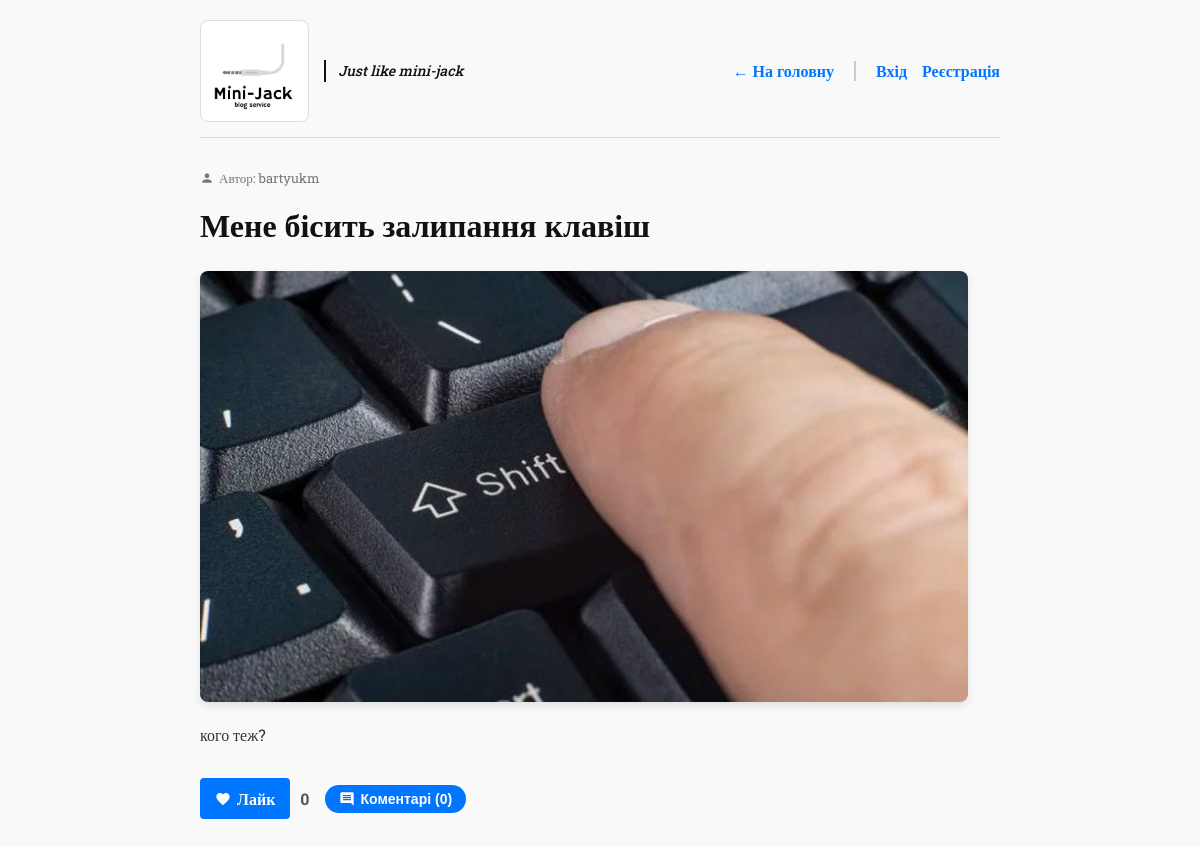
/post/6, run on the app's committed database.
### tables this page shows
CREATE TABLE users (
            id INTEGER PRIMARY KEY AUTOINCREMENT,
            username TEXT UNIQUE NOT NULL,
            password TEXT NOT NULL
        );

CREATE TABLE posts (
            id INTEGER PRIMARY KEY AUTOINCREMENT,
            user_id INTEGER,
            title TEXT NOT NULL,
            content TEXT NOT NULL,
            image_filename TEXT,
            likes INTEGER DEFAULT 0,
            is_deleted INTEGER DEFAULT 0,
            deleted_at TEXT,
            FOREIGN KEY (user_id) REFERENCES users (id) ON DELETE SET NULL
        );

### app.py (the view)
@app.route('/post/<int:post_id>')
def post(post_id):
    conn = get_db_connection()
    post_row = conn.execute('''
        SELECT p.*, u.username
        FROM posts p
        LEFT JOIN users u ON p.user_id = u.id
        WHERE p.id = ?
    ''', (post_id,)).fetchone()
    if post_row is None or post_row['is_deleted'] == 1:
        conn.close()
        return "Пост не знайдено або він у кошику!", 404
    post_data = dict(post_row)
    comments_rows = conn.execute('''
        SELECT c.*, u.username
        FROM comments c
        LEFT JOIN users u ON c.user_id = u.id
        WHERE c.post_id = ?
        ORDER BY c.id ASC
    ''', (post_id,)).fetchall()
    post_data['comments'] = [dict(c) for c in comments_rows]
    post_data['comments_count'] = len(post_data['comments'])
    conn.close()
    return render_template('post.html', post=post_data)

### app.py (called while the page is built)
def get_db_connection():
    conn = sqlite3.connect('database.db')
    conn.execute('PRAGMA foreign_keys = ON;')
    conn.row_factory = sqlite3.Row
    return conn

@app.context_processor
def inject_user():
    return dict(current_user_id=session.get('user_id'), current_username=session.get('username'))

### templates/post.html (shortened to what this page needs)
<!DOCTYPE html>
<html lang="uk">
<head>
    <link rel="stylesheet" href="{{ url_for('static', filename='style.css') }}">
</head>
<body>
    <nav>
        <div class="logo-container">
            <a href="{{ url_for('index') }}" style="margin: 0; padding: 0;">
                <img src="{{ url_for('static', filename='logo.png') }}" alt="Mini-Jack" class="blog-logo">
            </a>
            <span class="site-tagline">Just like mini-jack</span>
        </div>
        <div class="nav-links">
            <a href="{{ url_for('index') }}">← На головну</a>
            <div class="auth-separator"></div>
            {% if current_user_id %}
                <span class="user-greeting">
                    <svg viewBox="0 0 24 24"><path d="M12 12c2.21 0 4-1.79 4-4s-1.79-4-4-4-4 1.79-4 4 1.79 4 4 4zm0 2c-2.67 0-8 1.34-8 4v2h16v-2c0-2.66-5.33-4-8-4z"/></svg>
                    {{ current_username }}
                </span>
                <a href="{{ url_for('logout') }}" class="btn-logout">Вийти</a>
            {% else %}
                <a href="{{ url_for('login') }}">Вхід</a>
                <a href="{{ url_for('register') }}">Реєстрація</a>
            {% endif %}
        </div>
    </nav>
    <div class="post-author-meta" style="margin-bottom: 10px;">
        <svg viewBox="0 0 24 24"><path d="M12 12c2.21 0 4-1.79 4-4s-1.79-4-4-4-4 1.79-4 4 1.79 4 4 4zm0 2c-2.67 0-8 1.34-8 4v2h16v-2c0-2.66-5.33-4-8-4z"/></svg>
        <span>Автор: {{ post['username'] if post['username'] else 'Гість' }}</span>
    </div>
    <h1 style="margin-top: 0;">{{ post['title'] }}</h1>
    {% if post['image_filename'] %}
        <div class="post-full-image">
            <img src="{{ url_for('static', filename='uploads/' + post['image_filename']) }}" alt="Фото поста">
        </div>
    {% endif %}
    <div class="post-content">
        <p>{{ post['content'] }}</p>
    </div>
    <div class="post-actions" style="margin-top: 30px; margin-bottom: 30px;">
        <div class="actions-left">
            <div class="like-container">
                <form action="{{ url_for('like_post', post_id=post['id']) }}" method="post" class="like-form" data-post-id="{{ post['id'] }}" data-likes-count="{{ post['likes'] }}">
                    <button type="submit" class="like-button" id="btn-like-{{ post['id'] }}">
                        <svg viewBox="0 0 24 24"><path d="M12 21.35l-1.45-1.32C5.4 15.36 2 12.28 2 8.5 2 5.42 4.42 3 7.5 3c1.74 0 3.41.81 4.5 2.09C13.09 3.81 14.76 3 16.5 3 19.5 3 22 5.42 22 8.5c0 3.78-3.4 6.86-8.55 11.54L12 21.35z"/></svg>
                        Лайк
                    </button>
                </form>
                <span class="like-count">{{ post['likes'] }}</span>
            </div>
            <button class="comment-toggle-btn" onclick="document.getElementById('modal-overlay-{{ post['id'] }}').style.display = 'flex'">
                <svg viewBox="0 0 24 24"><path d="M21.99 4c0-1.1-.89-2-1.99-2H4c-1.1 0-2 .9-2 2v12c0 1.1.9 2 2 2h14l4 4-.01-18zM18 14H6v-2h12v2zm0-3H6V9h12v2zm0-3H6V6h12v2z"/></svg>
                Коментарі ({{ post['comments_count'] }})
            </button>
        </div>
    </div>
</body>
</html>

### static/style.css (style rules this page uses)
body { font-family: "Roboto Slab", serif; font-optical-sizing: auto; font-weight: 400; font-style: normal; line-height: 1.6; max-width: 800px; margin: 0 auto; padding: 20px; background-color: #f9f9f9; color: #333; }
h1, h2, h3 { font-family: "Roboto Slab", serif; font-weight: 700; color: #111; }
nav { display: flex; justify-content: space-between; align-items: center; margin-bottom: 30px; padding-bottom: 15px; border-bottom: 1px solid #ddd; position: relative; background-color: #f9f9f9; }
.logo-container { display: flex; align-items: center; }
.blog-logo { max-height: 90px; width: auto; display: block; border: 1px solid #ddd; border-radius: 8px; padding: 5px; background-color: #fff; }
.site-tagline { font-family: "Roboto Slab", serif; font-weight: 500; font-size: 14px; color: #111111; margin-left: 15px; font-style: italic; border-left: 2px solid #111111; padding-left: 12px; display: inline-block; }
.nav-links { display: flex; align-items: center; gap: 15px; }
nav a { text-decoration: none; color: #0076ff; font-weight: 700; display: flex; align-items: center; gap: 5px; }
.auth-separator { width: 2px; height: 20px; background-color: #ccc; margin: 0 5px; }
.post-author-meta { font-size: 13px; color: #777; margin-bottom: 10px; display: flex; align-items: center; gap: 5px; }
.post-author-meta svg { width: 14px; height: 14px; fill: currentColor; }
.post-full-image img { max-width: 100%; height: auto; border-radius: 8px; margin-bottom: 20px; display: block; box-shadow: 0 4px 8px rgba(0,0,0,0.1); }
.post-actions { margin-top: 15px; display: flex; justify-content: space-between; align-items: center; flex-wrap: wrap; gap: 10px; }
.actions-left { display: flex; align-items: center; gap: 15px; }
.like-container { display: flex; align-items: center; }
.like-button { background: #ff4757; color: white; border: none; padding: 6px 14px; border-radius: 20px; cursor: pointer; font-weight: bold; font-size: 14px; display: flex; align-items: center; gap: 6px; transition: background 0.2s; }
.like-button svg { width: 16px; height: 16px; fill: currentColor; }
.like-count { margin-left: 10px; font-weight: bold; color: #555; }
.comment-toggle-btn { background: #0076ff; color: white; border: none; padding: 6px 14px; border-radius: 20px; cursor: pointer; font-weight: bold; font-size: 14px; display: flex; align-items: center; gap: 6px; transition: background 0.2s; }
.comment-toggle-btn svg { width: 16px; height: 16px; fill: currentColor; }
button[type="submit"] { font-family: "Roboto Slab", serif; background: #0076ff; color: #fff; padding: 10px 15px; border: none; border-radius: 4px; cursor: pointer; font-size: 16px; font-weight: 700; }

### data on the page
users: username "bartyukm"
posts: title "Мене бісить залипання клавіш", image_filename (picture), content "кого теж?", likes "0"

### other printed values
{{ post['comments_count'] }} "0"
